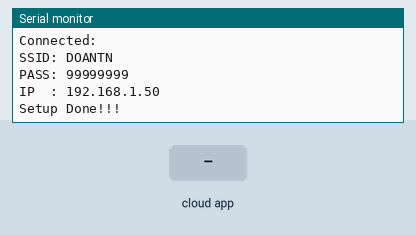
The sketch below on a simulated ESP8266 (NodeMCU). Shown: the last lines printed to the serial monitor. The inputs (shaded band) are chosen by the test bench. WiFi joins after 1.5 s; servers stay silent unless stated; the Firebase database answers and starts empty.

Above: at 3.2 s.
3.3 s: the phone or cloud app sets ccs to 1
At 5.0 s:
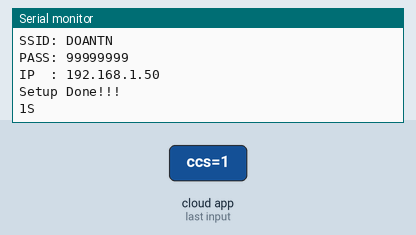
5.3 s: the phone or cloud app sets cd to 1
At 6.8 s:
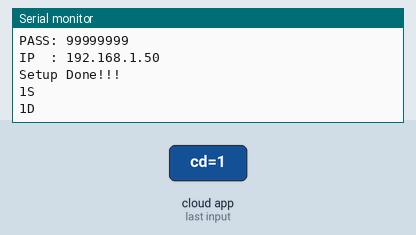
7.1 s: the phone or cloud app sets cq to 1
At 8.2 s:
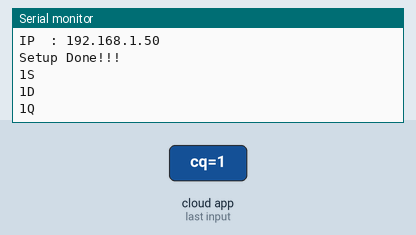
8.9 s: the phone or cloud app sets ccs to 0
At 9.6 s:
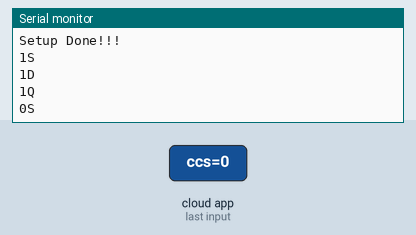
10.4 s: the phone or cloud app sets cd to 0
At 11.3 s:
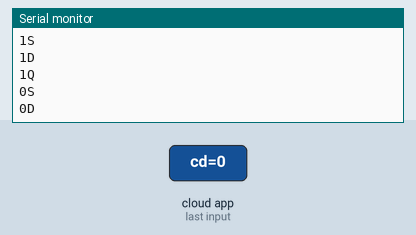
11.9 s: the phone or cloud app sets cq to 0
At 13.0 s:
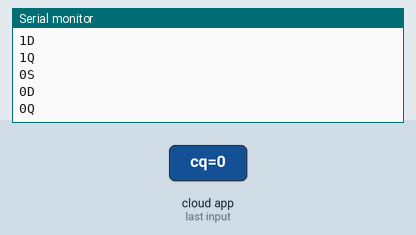

The sketch:

ODE.ino
```cpp
#include <ArduinoJson.h>
#include <ESP8266WiFi.h>
#include <FirebaseESP8266.h>
#define FIREBASE_HOST "ql-kho-default-rtdb.firebaseio.com/"
#define FIREBASE_AUTH "Zn51GmLMNefQimfF6ScBZV7ybUvUaJprXxPciujd"
#define WIFI_SSID "DOANTN"
#define WIFI_PASSWORD "99999999"
FirebaseData fbdt;
int ccs, cd, cq;
int last_ccs, last_cd, last_cq;
int R[10];
void setup() {
  Serial.begin(250000);
  WiFi.begin(WIFI_SSID, WIFI_PASSWORD);      // khởi chạy chế độ STATION
  Serial.print("Connecting");
  while (WiFi.status() != WL_CONNECTED) {     // đợi trong tgian kết nối
    Serial.print(".");
    delay(500);
  }
  Serial.println();
  Serial.println("Connected: ");
  Serial.print("SSID: "); Serial.println(WIFI_SSID);
  Serial.print("PASS: "); Serial.println(WIFI_PASSWORD);
  Serial.print("IP  : "); Serial.println(WiFi.localIP());
  Firebase.begin(FIREBASE_HOST, FIREBASE_AUTH);     // khởi cahyj thư viện firebase
  delay(100);
  Firebase.setString(fbdt, "KHO/ccs", "0");
  Firebase.setString(fbdt, "KHO/cd", "0");
  Firebase.setString(fbdt, "KHO/cq", "0");
  Serial.println("Setup Done!!!");
}
void loop() {
  DOWN();
  UP();
}
void DOWN () {
  last_ccs = ccs;
  last_cd = cd;
  last_cq = cq;
  Firebase.getString(fbdt, "KHO/ccs");
  ccs = fbdt.stringData().toInt();
  Firebase.getString(fbdt, "KHO/cd");
  cd = fbdt.stringData().toInt();
  Firebase.getString(fbdt, "KHO/cq");
  cq = fbdt.stringData().toInt();
  if (ccs - last_ccs == 1) {
    Serial.println("1S");
  }
  if (ccs - last_ccs == -1) {
    Serial.println("0S");
  }
  if (cd - last_cd == 1) {
    Serial.println("1D");
  }
  if (cd - last_cd == -1) {
    Serial.println("0D");
  }
  if (cq - last_cq == 1) {
    Serial.println("1Q");
  }
  if (cq - last_cq == -1) {
    Serial.println("0Q");
  }
}
void UP() {
  if (Serial.available()) {
    String N = Serial.readStringUntil('\r');
    N.trim();
    //    Serial.println(N);
    if (N.length() == 16) {
      Firebase.setString(fbdt, "KHO/tr", N.substring(15, 16));
      Firebase.setString(fbdt, "KHO/h", N.substring(0, 5));
      Firebase.setString(fbdt, "KHO/t", N.substring(5, 10));
      Firebase.setString(fbdt, "KHO/cc", N.substring(10, 11));
      Firebase.setString(fbdt, "KHO/cs", N.substring(11, 12));
      Firebase.setString(fbdt, "KHO/d", N.substring(12, 13));
      Firebase.setString(fbdt, "KHO/q", N.substring(13, 14));
      Firebase.setString(fbdt, "KHO/ch", N.substring(14, 15));
    }
  }
}
```

Measured:
- after the input at 3.3 s, the serial monitor: prints a new line after 0.55 s (image 1)
- after the input at 5.3 s, the serial monitor: prints a new line after 0.36 s (image 2)
- after the input at 7.1 s, the serial monitor: prints a new line after 0.36 s (image 3)
- after the input at 8.9 s, the serial monitor: prints a new line after 0.36 s (image 4)
- after the input at 10.4 s, the serial monitor: prints a new line after 0.21 s (image 5)
- after the input at 11.9 s, the serial monitor: prints a new line after 0.06 s (image 6)
